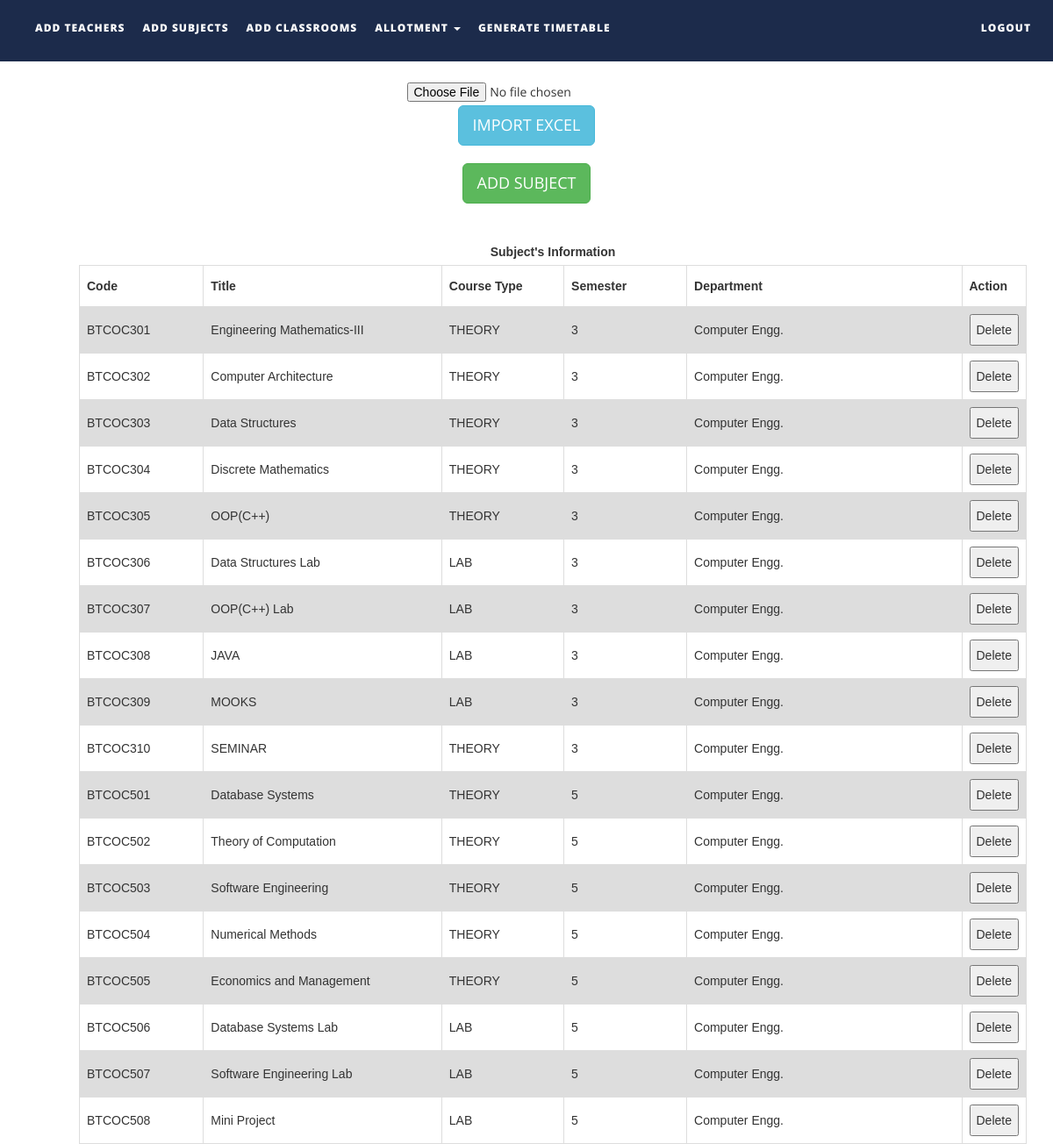
Page /files/addsubjects.php on the committed database.
### tables this page shows
CREATE TABLE `subjects` (
  `subject_code` VARCHAR(10) NOT NULL,
  `subject_name` VARCHAR(50) NOT NULL,
  `course_type` VARCHAR(15) NOT NULL,
  `semester` INT(1) NOT NULL,
  `department` VARCHAR(50) NOT NULL,
  `isAlloted` INT(1) NOT NULL,
  `allotedto` TEXT NOT NULL,
  `allotedto2` TEXT NOT NULL,
  `allotedto3` TEXT NOT NULL
);

### files/addsubjects.php (the view, shortened to what this page needs)
<!DOCTYPE html>
<html xmlns="http://www.w3.org/1999/xhtml">
<head>
    <link href="assets/css/bootstrap.css" rel="stylesheet"/>
    <link href="assets/css/font-awesome.min.css" rel="stylesheet"/>
    <link href="assets/css/flexslider.css" rel="stylesheet"/>
    <link href="assets/css/style.css" rel="stylesheet"/>
</head>
<body>
<div class="navbar navbar-inverse navbar-fixed-top " id="menu">
    <div class="container">
        <div class="navbar-collapse collapse move-me">
            <ul class="nav navbar-nav navbar-left">
                <li><a href="addteachers.php">ADD TEACHERS</a></li>
                <li><a href="addsubjects.php">ADD SUBJECTS</a></li>
                <li><a href="addclassrooms.php">ADD CLASSROOMS</a></li>
                <li class="dropdown"><a class="dropdown-toggle" data-toggle="dropdown" aria-expanded="false">ALLOTMENT
                        <span class="caret"></span></a>
                </li>
                <li><a href="generatetimetable.php">GENERATE TIMETABLE</a></li>
            </ul>
            <ul class="nav navbar-nav navbar-right">
                <li><a href="index.php">LOGOUT</a></li>
            </ul>
        </div>
    </div>
</div>
<br>
<div align="center" style="margin-top:60px">
    <form name="import" method="post" enctype="multipart/form-data">
        <input type="file" name="file"/>
        <input type="submit" name="subjectexcel" id="subjectexcel" class="btn btn-info btn-lg" value="IMPORT EXCEL"/>
    </form>
</div>
<div align="center" style="margin-top: 20px">
    <button id="subjectmanual" class="btn btn-success btn-lg">ADD SUBJECT</button>
</div>
<div>
    <br>
    <table id=subjectstable style="margin-left: 90px">
        <caption><strong> Subject's Information</strong></caption>
        <tr>
            <th width="150">Code</th>
            <th width=300>Title</th>
            <th width=150>Course Type</th>
            <th width="150">Semester</th>
            <th width="350">Department</th>
            <th width="40">Action</th>
        </tr>
        <?php
        $q = mysqli_query(mysqli_connect("localhost", "root", "", "ttms"),
            "SELECT * FROM subjects ORDER BY subject_code ASC ");
        while ($row = mysqli_fetch_assoc($q)) {
            echo "<tr><td>{$row['subject_code']}</td>
                    <td>{$row['subject_name']}</td>
                    <td>{$row['course_type']}</td>
                    <td>{$row['semester']}</td>
                     <td>{$row['department']}</td>
                     <td><button>Delete</button></td>
                    </tr>\n";
        }
        ?>
    </table>
</div>
</body>
</html>

### files/assets/css/style.css (style rules this page uses)
#menu { background-color: rgba(28, 43, 75, 1); color: #fff; font-size: 12px; font-weight: 900; letter-spacing: 1px; min-height: 70px; }
.navbar-inverse { border-color: transparent; }
.navbar-inverse .navbar-nav > li > a, .navbar-inverse .navbar-nav > li > a:hover { color: #FFF; padding: 22px 10px; }

### files/addsubjects.php (style rules this page uses)
table { margin-top: 10px; font-family: arial, sans-serif; border-collapse: collapse; margin-left: 50px; width: 90%; }
td, th { border: 1px solid #dddddd; text-align: left; padding: 8px; }
tr:nth-child(even) { background-color: #dddddd; }

### rows in the picture
subjects: subject_code "BTCOC301", subject_name "Engineering Mathematics-III", course_type "THEORY", semester "3", department "Computer Engg."
subjects: subject_code "BTCOC302", subject_name "Computer Architecture", course_type "THEORY", semester "3", department "Computer Engg."
subjects: subject_code "BTCOC303", subject_name "Data Structures", course_type "THEORY", semester "3", department "Computer Engg."
subjects: subject_code "BTCOC304", subject_name "Discrete Mathematics", course_type "THEORY", semester "3", department "Computer Engg."
subjects: subject_code "BTCOC305", subject_name "OOP(C++)", course_type "THEORY", semester "3", department "Computer Engg."
subjects: subject_code "BTCOC306", subject_name "Data Structures Lab", course_type "LAB", semester "3", department "Computer Engg."
subjects: subject_code "BTCOC307", subject_name "OOP(C++) Lab", course_type "LAB", semester "3", department "Computer Engg."
subjects: subject_code "BTCOC308", subject_name "JAVA", course_type "LAB", semester "3", department "Computer Engg."
subjects: subject_code "BTCOC309", subject_name "MOOKS", course_type "LAB", semester "3", department "Computer Engg."
subjects: subject_code "BTCOC310", subject_name "SEMINAR", course_type "THEORY", semester "3", department "Computer Engg."
subjects: subject_code "BTCOC501", subject_name "Database Systems", course_type "THEORY", semester "5", department "Computer Engg."
subjects: subject_code "BTCOC502", subject_name "Theory of Computation", course_type "THEORY", semester "5", department "Computer Engg."
subjects: subject_code "BTCOC503", subject_name "Software Engineering", course_type "THEORY", semester "5", department "Computer Engg."
subjects: subject_code "BTCOC504", subject_name "Numerical Methods", course_type "THEORY", semester "5", department "Computer Engg."
subjects: subject_code "BTCOC505", subject_name "Economics and Management", course_type "THEORY", semester "5", department "Computer Engg."
subjects: subject_code "BTCOC506", subject_name "Database Systems Lab", course_type "LAB", semester "5", department "Computer Engg."
subjects: subject_code "BTCOC507", subject_name "Software Engineering Lab", course_type "LAB", semester "5", department "Computer Engg."
subjects: subject_code "BTCOC508", subject_name "Mini Project", course_type "LAB", semester "5", department "Computer Engg."
